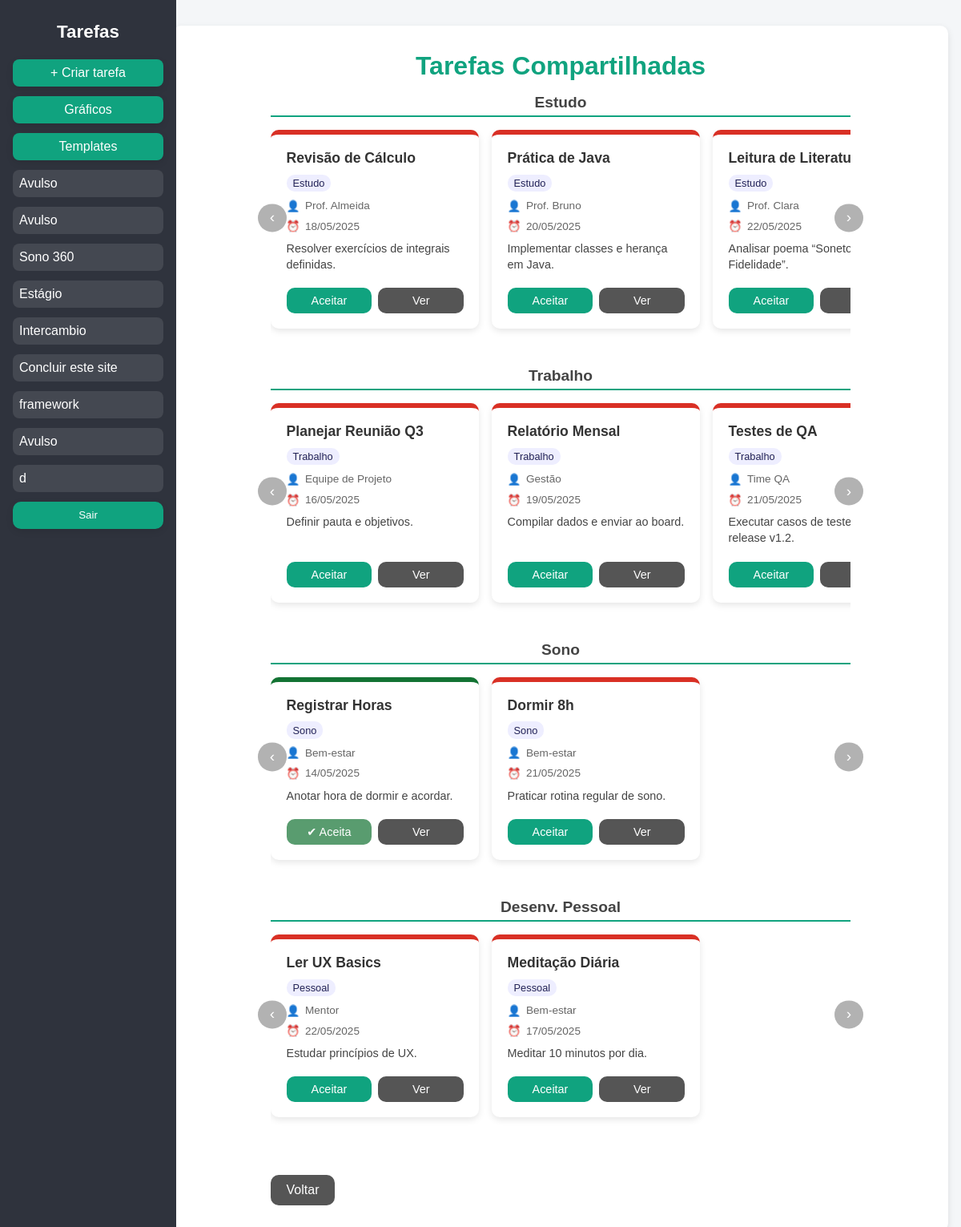
The page /recomendacoes/ (signed in) on the database as committed earlier.
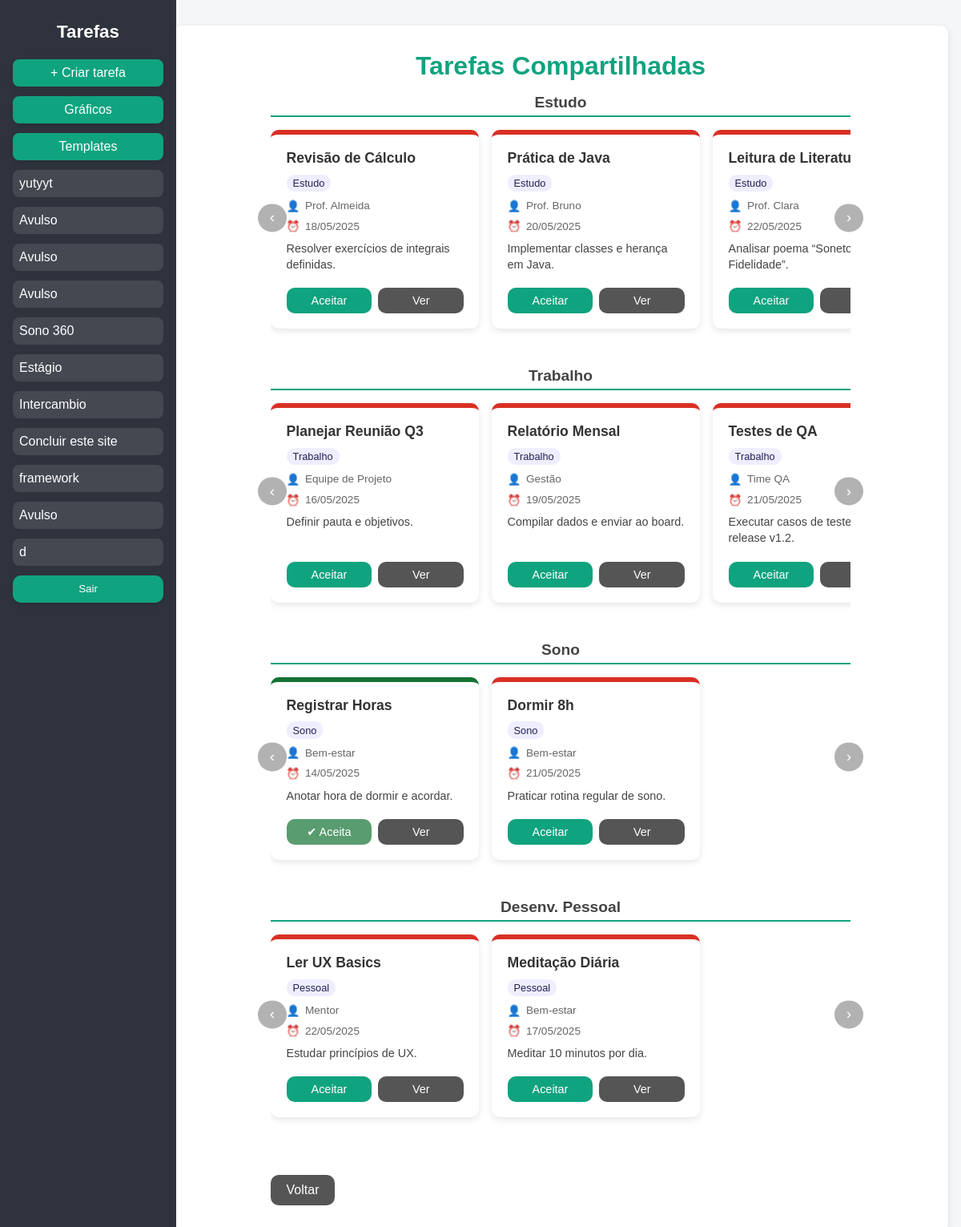
The same page on the database as committed later.
### points_of_change_2/models.py (models this page shows, shortened)
class Tarefa(models.Model):
    author = models.ForeignKey("auth.User", on_delete=models.CASCADE,  default=1)
    tarefa = models.TextField(verbose_name='Descrição da tarefa')
    pontos = models.PositiveIntegerField(verbose_name='Pontuação')
    estado = models.BooleanField(
        default=False,
        verbose_name='Estado'
    )
    tipo = models.CharField(max_length=20, default="Avulso")
    data = models.DateTimeField(auto_now_add=True)

### points_of_change_2/views.py (the view)
# urls.py: path('recomendacoes/', views.recomendacoes, name='recomendacoes'),
@login_required
def recomendacoes(request):
    todas = Tarefa.objects.filter(author=request.user.id).order_by("-data")
    lista = []
    for tarefa in todas:
        if tarefa.tipo not in lista:
            if tarefa.tipo == 'i':
                tarefa.tipo = 'Avulso'
            lista.append(tarefa.tipo)
    return render(request,'paginas/recomendacoes.html', {'lista': lista})

### points_of_change_2/templates/paginas/recomendacoes.html (shortened to what the changed rows need)
<!DOCTYPE html>
<html lang="pt-BR">
<head>
</head>
<body>
  <nav class="sidebar">
    <h2>Tarefas</h2>
    <form class="tipo-form" method="get">
      <a href="/nova_tarefa/" class="btn-create" style="background-color: #10a37f">+ Criar tarefa</a>
      <a href="/graficos/" class="btn-create" style="background-color: #10a37f">Gráficos</a>
      <a href="/recomendacoes/" class="btn-create" style="background-color: #10a37f">Templates</a>
      {% for tipo in lista %}
        <a href="/tipo/{{ tipo }}/">{{ tipo }}</a>
      {% endfor %}
    </form>
  </nav>
  <div class="content">
    <div class="container">
      <h1>Tarefas Compartilhadas</h1>
      <div class="task-column" >
        <h2>Estudo</h2>
      </div>
      <div class="task-column">
        <h2>Trabalho</h2>
      </div>
      <div class="task-column">
        <h2>Sono</h2>
      </div>
      <div class="task-column">
        <h2>Desenv. Pessoal</h2>
      </div>
    </div>
  </div>
</body>
</html>

Rows that differ between the two databases and show on the page:
added Tarefa: lista "yutyyt"
added Tarefa: lista "Avulso"
Other text that changed with them:
new list line: "Avulso"
